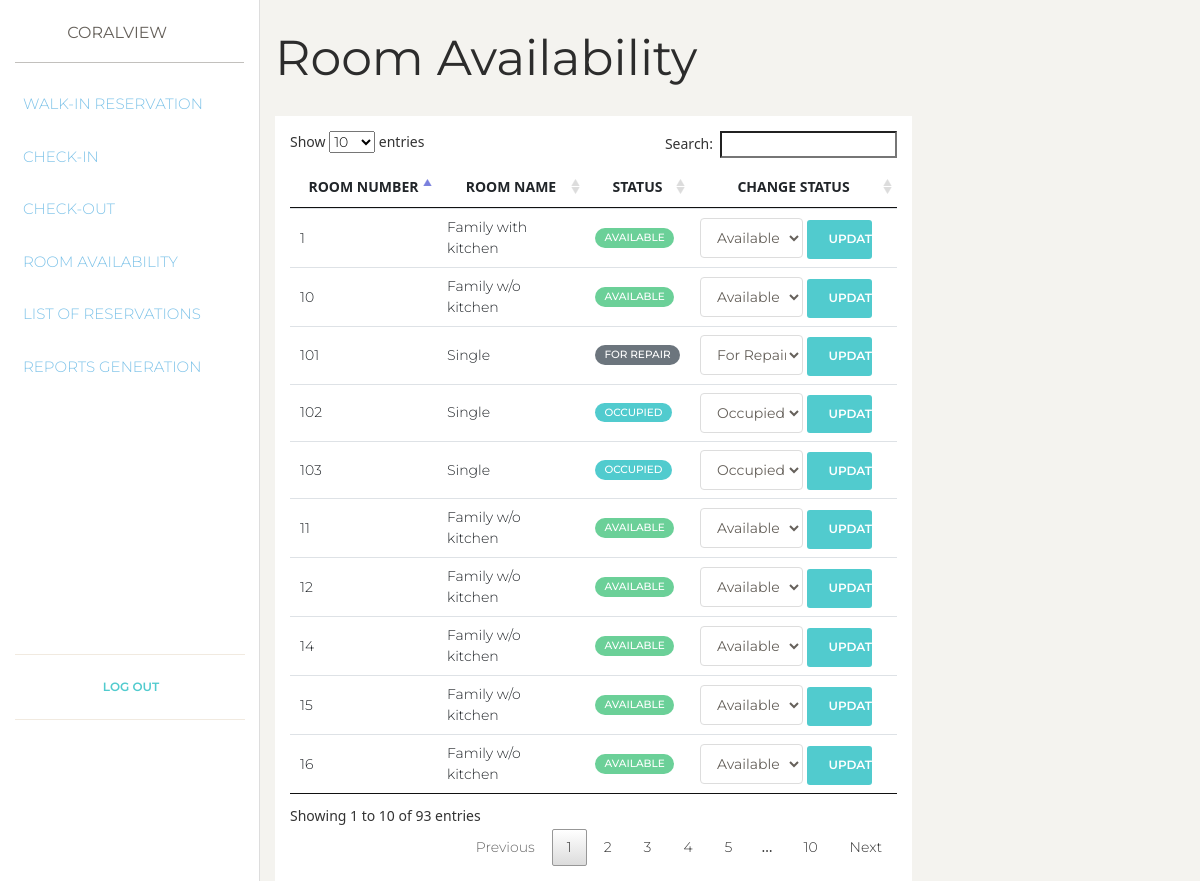
Screenshot of /admin/maintenance/room_number.php with the database file from the repository.
### tables this page shows
CREATE TABLE `rooms_status` (
  `room_number` varchar(255) DEFAULT NULL,
  `room_id` int(11) DEFAULT NULL,
  `status` varchar(255) DEFAULT NULL,
  `id` int(11) NOT NULL
);

CREATE TABLE `rooms` (
  `Id` int(11) NOT NULL,
  `number` varchar(255) DEFAULT NULL,
  `type` varchar(255) DEFAULT NULL,
  `peak_rate` float DEFAULT NULL,
  `off_peak_rate` float DEFAULT NULL,
  `description` varchar(255) DEFAULT NULL,
  `image` varchar(255) DEFAULT NULL,
  `capacity` int(11) DEFAULT NULL,
  `inclusions` text DEFAULT NULL
);

### admin/maintenance/room_number.php (the view, shortened to what this page needs)
<?php
include('../../common/header.php');
$db = connect_to_db();
?>
    <?php include('../../common/admin_sidebar.php') ?>
    <div class="main-panel">
        <div class="container-fluid">
            <h1>Room Availability</h1>
            <div class="row">
                <div class="col">
                    <div style="width: 70%; background-color: white; padding: 15px;">
                        <table class="table" id="roomStatusTable">
                            <thead>
                                <tr class="text-center">
                                    <th scope="col">Room Number</th>
                                    <th scope="col">Room Name</th>
                                    <th scope="col">Status</th>
                                    <th scope="col">Change Status</th>
                                </tr>
                            </thead>
                            <tbody>
                                <?php
                                $room_status_query = "SELECT * FROM rooms_status RS INNER JOIN rooms R ON RS.room_id = R.id";
                                $room_status_result = mysqli_query($db, $room_status_query);
                                while($room_status = mysqli_fetch_assoc($room_status_result)) {
                                    $room_stats =  $room_status["status"];
                                    $room_class = "";
                                    $occupied_selected = "";
                                    $repair_selected = "";
                                    $unavailable_selected = "";
                                    $available_selected = "";
                                    switch($room_stats) {
                                        case "OCCUPIED":
                                            $room_class = "badge-primary";
                                            $occupied_selected = "selected";
                                            break;
                                        case "FOR REPAIR":
                                            $room_class = "badge-secondary";
                                            $repair_selected = "selected";
                                            break;
                                        default:
                                            $room_class = "badge-success";
                                            $available_selected = "selected";
                                            break;
                                    }
                                    echo '
                                        <tr>
                                            <td>' . $room_status["room_number"] . '</td>
                                            <td>' . $room_status["type"] . '</td>
                                            <td><p class="badge badge-pill ' . $room_class . '">' . $room_status["status"] . '</p></td>
                                            <td>
                                                <form action="../../functions/admin/update_room_status.php" method="POST">
                                                    <input type="hidden" value="' . $room_status["id"] . '" name="room_id">
                                                    <select class="form-control" name="room_status" style="width: 55%; display: inline;">
                                                        <option ' . $available_selected . ' value="AVAILABLE">Available</option>
                                                        <option ' . $occupied_selected . ' value="OCCUPIED">Occupied</option>
                                                        <option ' . $repair_selected . ' value="FOR REPAIR">For Repair</option>
                                                        <option ' . $unavailable_selected . ' value="UNAVAILABLE">Unavailable</option>
                                                    </select>
                                                    <button type="submit" style="width: 35%; display: inline;" class="btn btn-primary">Update</button>
                                                </form>
                                            </td>
                                        </tr>
                                    ';
                                }
                                ?>
                            </tbody>
                        </table>
                    </div>
                </div>
            </div>
        </div>
    </div>
<?php
include('../../common/footer.php');
?>

### resources/datatables/datatable.css (style rules this page uses)
table.dataTable { width: 100%; margin: 0 auto; clear: both; border-collapse: separate; border-spacing: 0; }
table.dataTable thead th, table.dataTable tfoot th { font-weight: bold; }
table.dataTable thead th, table.dataTable thead td { padding: 10px 18px; border-bottom: 1px solid #111; }
table.dataTable thead .sorting, table.dataTable thead .sorting_asc, table.dataTable thead .sorting_desc, table.dataTable thead .sorting_asc_disabled, table.dataTable thead .sorting_desc_disabled { cursor: pointer; *cursor: hand; background-repeat: no-repeat; background-position: center right; }
table.dataTable thead .sorting { background-image: url("../images/sort_both.png"); }
table.dataTable thead .sorting_asc { background-image: url("../images/sort_asc.png"); }
table.dataTable tbody tr { background-color: #ffffff; }
table.dataTable tbody th, table.dataTable tbody td { padding: 8px 10px; }
table.dataTable.no-footer { border-bottom: 1px solid #111; }
table.dataTable, table.dataTable th, table.dataTable td { box-sizing: content-box; }

### css/style.css (style rules this page uses)
* { font-family: 'Segoe UI', sans-serif; }
.main-panel { min-height: 100vh; }

### rows the page displays
rooms_status: room_number "101", room.type "Single", status "FOR REPAIR"
rooms_status: room_number "102", room.type "Single", status "OCCUPIED"
rooms_status: room_number "103", room.type "Single", status "OCCUPIED"
rooms_status: room_number "1", room.type "Family with kitchen", status "AVAILABLE"
rooms_status: room_number "10", room.type "Family w/o kitchen", status "AVAILABLE"
rooms_status: room_number "11", room.type "Family w/o kitchen", status "AVAILABLE"
rooms_status: room_number "12", room.type "Family w/o kitchen", status "AVAILABLE"
rooms_status: room_number "14", room.type "Family w/o kitchen", status "AVAILABLE"
rooms_status: room_number "15", room.type "Family w/o kitchen", status "AVAILABLE"
rooms_status: room_number "16", room.type "Family w/o kitchen", status "AVAILABLE"
